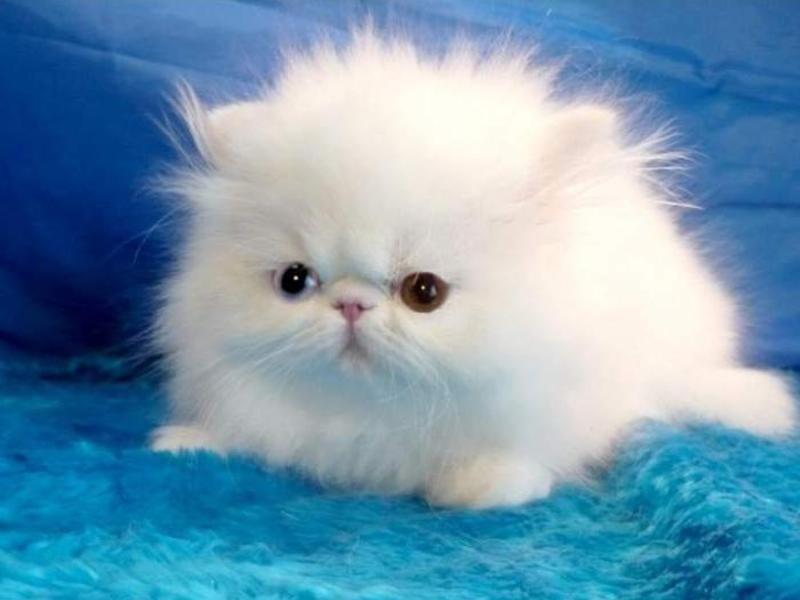
#> input picture 10lab/cat.jpg, 800 x 600 px
$ python 10.3.py
#> lines starting #> are read from the running program, lines starting #| are printed output that depends on the picture
import random
from PIL import Image, ImageDraw, ImageFont

image_path = "cat.jpg"
image = Image.open(image_path).convert("RGBA")

draw = ImageDraw.Draw(image)

name = input("Введите имя того, кого вы хотите поздравить: ")
#> the answer given: cat.jpg

text = f"{name}, поздравляю!"

font_paths = [
    "/Windows/Fonts/arial.ttf",
    "/Windows/Fonts/times.ttf",
    "/Windows/Fonts/verdana.ttf"
]
fonts = [ImageFont.truetype(path, 60) for path in font_paths]

image_width, image_height = image.size
#> image_width = 800; image_height = 600
x = image_width / 2
#> x = 400
y = image_height - 100
#> y = 500

chars = list(text)

total_width = 0
char_sizes = []
for char in chars:
    font = random.choice(fonts)
    bbox = draw.textbbox((0, 0), char, font=font)
    width = bbox[2] - bbox[0]
    char_sizes.append((char, font, width))
    total_width += width
#> this loop made 20 passes
#> (bbox, width, total_width) on passes 1 to 12: ((0, 22, 33, 57), 33, 33), ((0, 22, 37, 57), 37, 70), ((0, 14, 24, 56), 24, 94), ((0, 49, 19, 56), 19, 113), ((-2, 10, 17, 68), 19, 132), ((0, 22, 38, 68), 38, 170), ((0, 22, 38, 68), 38, 208), ((0, 49, 19, 63), 19, 227), ((0, 56, 19, 56), 19, 246), ((0, 23, 39, 56), 39, 285), ((0, 22, 37, 57), 37, 322), ((0, 22, 32, 57), 32, 354)
#> after the loop, char_sizes = 20 items; total_width = 654

x_start = (image_width - total_width) / 2
#> x_start = 73

colors = [
    (255, 0, 0),
    (0, 128, 255),
    (0, 200, 0),
    (255, 165, 0),
    (128, 0, 128)
]

x_pos = x_start
#> x_pos = 73
for i, (char, font, width) in enumerate(char_sizes):
    color = colors[i % len(colors)]
    offsets = [(-1, 0), (1, 0), (0, -1), (0, 1), (0, 0)]
    for dx, dy in offsets:
        draw.text((x_pos + dx, y + dy), char, font=font, fill=color)
    x_pos += width
#> this loop made 20 passes
#> (char, width, color, x_pos) on passes 1 to 12: ('c', 33, (255, 0, 0), 106), ('a', 37, (0, 128, 255), 143), ('t', 24, (0, 200, 0), 167), ('.', 19, (255, 165, 0), 186), ('j', 19, (128, 0, 128), 205), ('p', 38, (255, 0, 0), 243), ('g', 38, (0, 128, 255), 281), (',', 19, (0, 200, 0), 300), (' ', 19, (255, 165, 0), 319), ('п', 39, (128, 0, 128), 358), ('о', 37, (255, 0, 0), 395), ('з', 32, (0, 128, 255), 427)
#> after the loop, x_pos = 727

output_path = "greeting_card.png"
image.save(output_path)
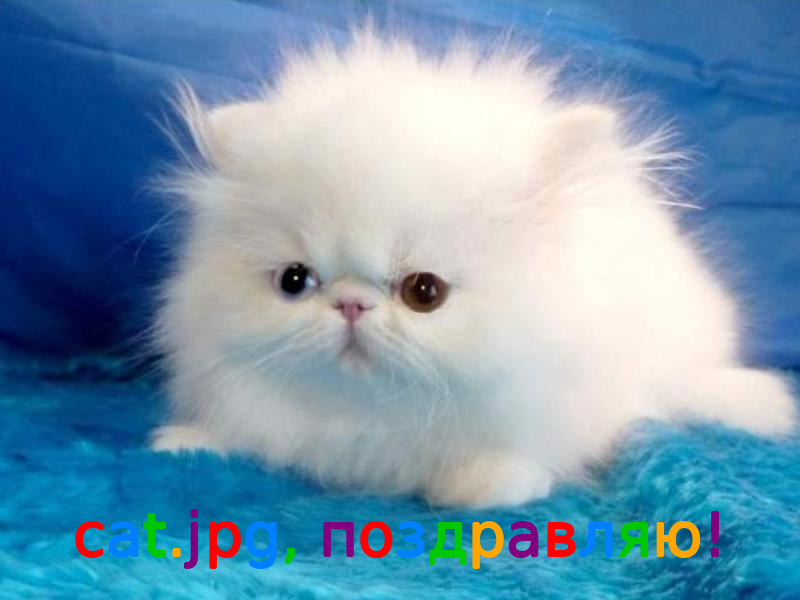
#> saved as greeting_card.png: PIL image 800x600 RGBA; mean R, G, B, A 114.6, 151, 175.3, 255

print(f"Открытка успешно сохранена в файл '{output_path}'")

$ run again, with изо/1.jpg copied over 10lab/cat.jpg
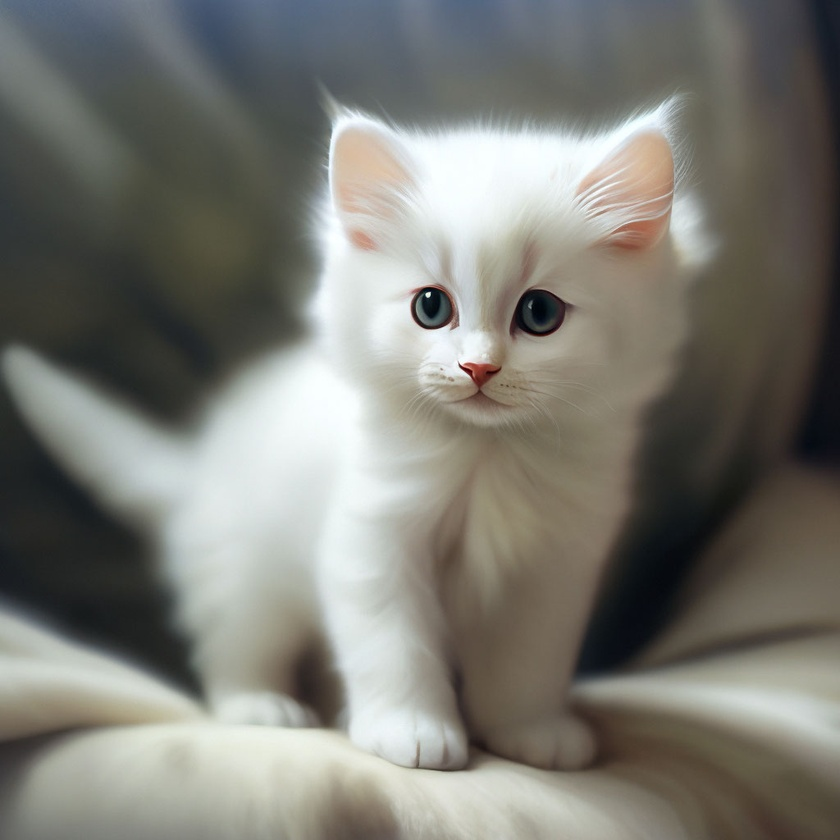
#> input picture изо/1.jpg, 840 x 840 px, shrunk from 1024 x 1024 before the run
#> the loop `for char in chars:` made 20 passes
#> (bbox, width, total_width) on passes 1 to 8: ((0, 22, 33, 57), 33, 33), ((0, 22, 37, 57), 37, 70), ((0, 14, 24, 56), 24, 94), ((0, 49, 19, 56), 19, 113), ((-2, 10, 17, 68), 19, 132), ((0, 22, 38, 68), 38, 170), ((0, 22, 38, 68), 38, 208), ((0, 49, 19, 63), 19, 227)
#> after the loop `for char in chars:`: char_sizes = 20 items; total_width = 654
#> x_start = 93
#> the loop `for i, (char, font, width) in enumerate(char_sizes):` made 20 passes
#> (char, width, color, x_pos) on passes 1 to 8: ('c', 33, (255, 0, 0), 126), ('a', 37, (0, 128, 255), 163), ('t', 24, (0, 200, 0), 187), ('.', 19, (255, 165, 0), 206), ('j', 19, (128, 0, 128), 225), ('p', 38, (255, 0, 0), 263), ('g', 38, (0, 128, 255), 301), (',', 19, (0, 200, 0), 320)
#> after the loop `for i, (char, font, width) in enumerate(char_sizes):`: x_pos = 747
#> `image.save(output_path)`:
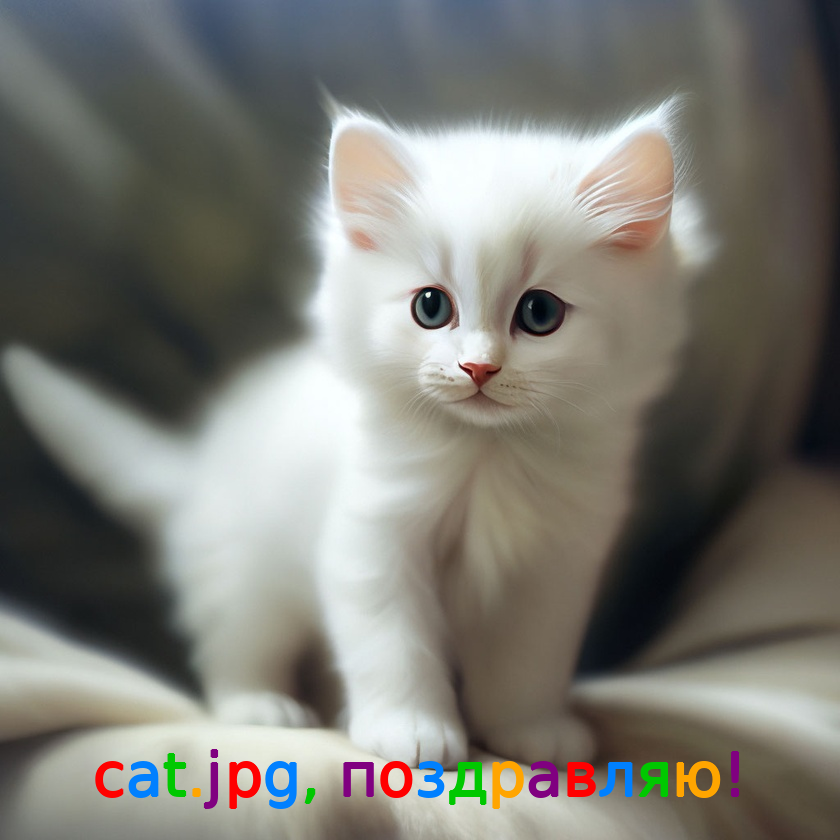
#> saved as greeting_card.png: PIL image 840x840 RGBA; mean R, G, B, A 122.5, 121.6, 114.7, 255

$ run again, with изо/11.jpeg copied over 10lab/cat.jpg
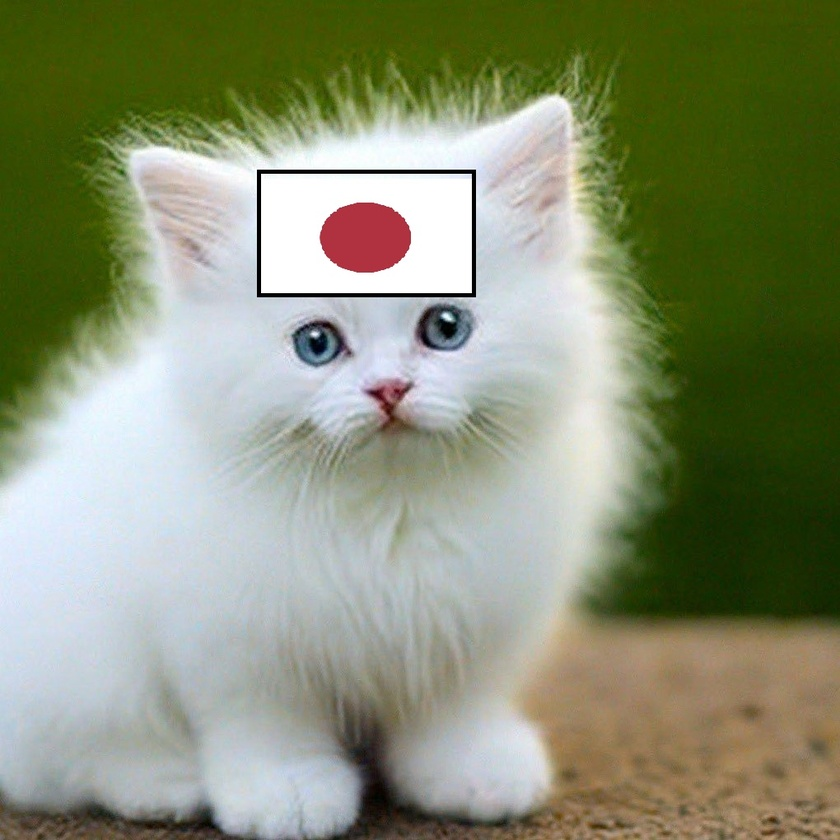
#> input picture изо/11.jpeg, 840 x 840 px, shrunk from 1020 x 1020 before the run
#> the loop `for char in chars:` made 20 passes
#> (bbox, width, total_width) on passes 1 to 8: ((0, 22, 33, 57), 33, 33), ((0, 22, 37, 57), 37, 70), ((0, 14, 24, 56), 24, 94), ((0, 49, 19, 56), 19, 113), ((-2, 10, 17, 68), 19, 132), ((0, 22, 38, 68), 38, 170), ((0, 22, 38, 68), 38, 208), ((0, 49, 19, 63), 19, 227)
#> after the loop `for char in chars:`: char_sizes = 20 items; total_width = 654
#> x_start = 93
#> the loop `for i, (char, font, width) in enumerate(char_sizes):` made 20 passes
#> (char, width, color, x_pos) on passes 1 to 8: ('c', 33, (255, 0, 0), 126), ('a', 37, (0, 128, 255), 163), ('t', 24, (0, 200, 0), 187), ('.', 19, (255, 165, 0), 206), ('j', 19, (128, 0, 128), 225), ('p', 38, (255, 0, 0), 263), ('g', 38, (0, 128, 255), 301), (',', 19, (0, 200, 0), 320)
#> after the loop `for i, (char, font, width) in enumerate(char_sizes):`: x_pos = 747
#> `image.save(output_path)`:
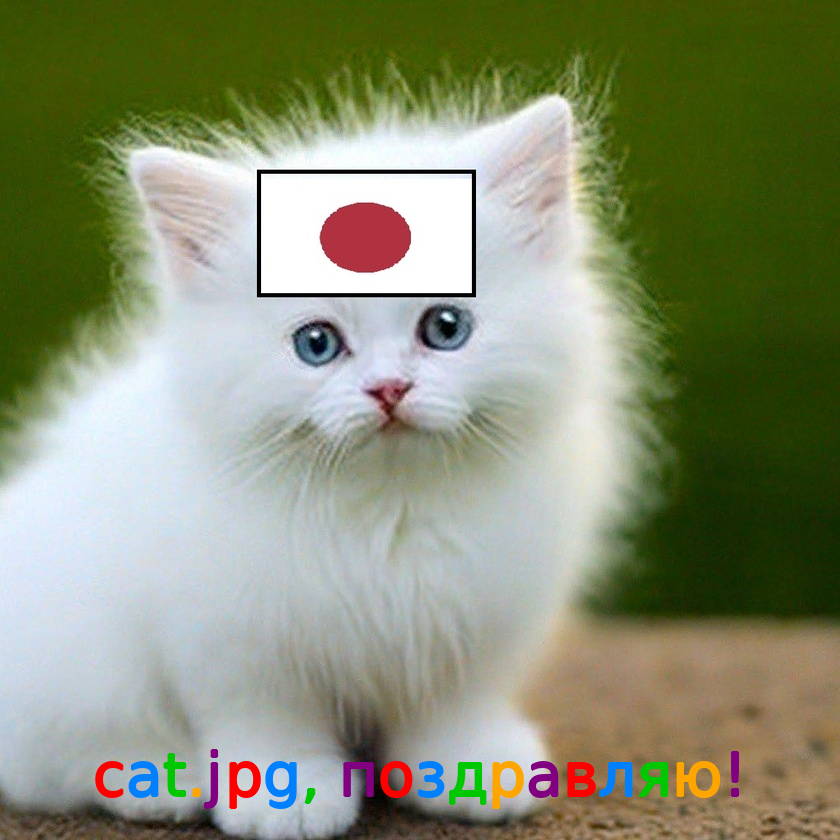
#> saved as greeting_card.png: PIL image 840x840 RGBA; mean R, G, B, A 136.3, 142.9, 114.9, 255
